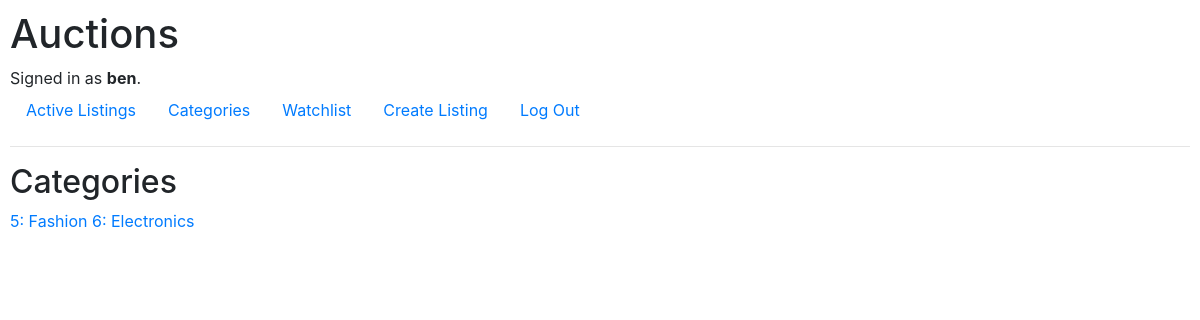
The app's page /categories (signed in) with its own data.
### auctions/models.py (models this page shows)
class User(AbstractUser):
    pass

class Categories(models.Model):
    name = models.CharField(max_length=32)
    def __str__(self):
        return f"{self.id}: {self.name}"

### auctions/views.py (the view)
# urls.py: path("categories", views.display_categories, name="categories"),
def display_categories(request):
    return render(request, "auctions/categories.html", {
        "categories": Categories.objects.all()
    })

### auctions/templates/auctions/categories.html
{% extends "auctions/layout.html" %}
{% block body %}
    <h2>Categories</h2>
    {% for category in categories %}
        <a href="{% url 'viewcategory' category.name %}">{{category}}</a>
    {% endfor %}
{% endblock %}

### auctions/templates/auctions/layout.html (shortened to what this page needs)
{% load static %}
<!DOCTYPE html>
<html lang="en">
    <head>
        <link rel="stylesheet" href="https://stackpath.bootstrapcdn.com/bootstrap/4.4.1/css/bootstrap.min.css">
        <link href="{% static 'auctions/styles.css' %}" rel="stylesheet">
    </head>
    <body>
        <h1>Auctions</h1>
        <div>
            {% if user.is_authenticated %}
                Signed in as <strong>{{ user.username }}</strong>.
            {% else %}
                Not signed in.
            {% endif %}
        </div>
        <ul class="nav">
            <li class="nav-item">
                <a class="nav-link" href="{% url 'index' %}">Active Listings</a>
            </li>
            {% if user.is_authenticated %}
                <li class="nav-item">
                    <a class="nav-link" href="{% url 'categories' %}">Categories</a>
                </li>
                <li class="nav-item">
                    <a class="nav-link" href="{% url 'watchlist' %}">Watchlist</a>
                </li>
                <li class="nav-item">
                    <a class="nav-link" href="{% url 'createlisting' %}">Create Listing</a>
                </li>
                <li class="nav-item">
                    <a class="nav-link" href="{% url 'logout' %}">Log Out</a>
                </li>
            {% endif %}
        </ul>
        <hr>
        {% block body %}
        {% endblock %}
    </body>
</html>

### auctions/static/auctions/styles.css (style rules this page uses)
body { padding: 10px; }

### records on screen
User: username "ben"
Categories: id+name "5: Fashion"
Categories: id+name "6: Electronics"
